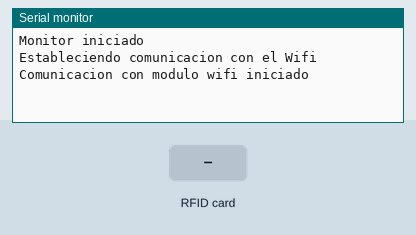
Recording of a sketch running on a simulated Arduino Uno, built with avr-gcc and run on an emulated ATmega328P. Shown: the last lines printed to the serial monitor. Inputs (shaded band) come from the test bench. The modem accepts every AT command (registered, SIM ready, sends succeed) and sends nothing else.

Above: at 1.4 s.
1.5 s: RFID card 5E 7A 19 C4 held to the reader
At 1.63 s:
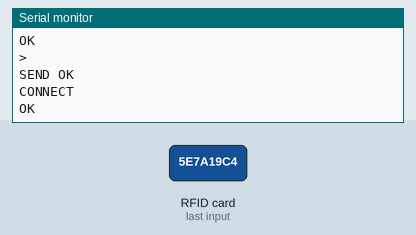
At 3.0 s:
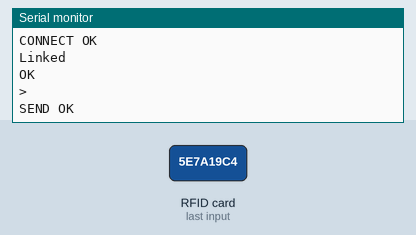

Measured:
- after the input at 1.5 s, the serial monitor: prints a new line at once (image 1)

The sketch:

AV_GAMES_1-1.ino
```cpp
#include <SoftwareSerial.h>

//rfid
#include <SPI.h>
#include <MFRC522.h>

#define RST_PIN  9    //Pin 9 para el reset del RC522
#define SS_PIN  10   //Pin 10 para el SS (SDA) del RC522
MFRC522 mfrc522(SS_PIN, RST_PIN); //Creamos el objeto para el RC522

//fin rfid
String respuestaWifi;
char caracterMonitor;
String recibidoMonitor;
String tarjetaRfid;
byte ActualUID[4]; //almacenará el código del Tag leído
//SoftwareSerial esp8266(10, 11);
SoftwareSerial esp8266(3, 4);

void setup() {
  iniciarRfid();
  iniciarPantallaMonitor();
  iniciarComunicacionRxTxWifi();
  iniciarComandosAT();
}

void loop() {
        if ( mfrc522.PICC_IsNewCardPresent())
        {
          procesarTarjeta();

        }

 //if (esp8266.available()) {
  //            Serial.write(esp8266.read());
   //  }

  if (Serial.available()) {
    recibidoMonitor = Serial.readStringUntil('\n');
    //Serial.println(recibidoMonitor.length()); //esto muestra en el monitor
    enviarServer(recibidoMonitor);
  }


}


void iniciarRfid(){
  SPI.begin();        //Iniciamos el Bus SPI
  mfrc522.PCD_Init(); // Iniciamos  el MFRC522
  Serial.println("Lectura del UID");
  }

void iniciarPantallaMonitor(){
 Serial.begin(115200);
  while (!Serial) {
    ; // wait for serial port to connect. Needed for native USB port only
  }
  Serial.println("Monitor iniciado");
  }

void iniciarComunicacionRxTxWifi(){
  Serial.println("Estableciendo comunicacion con el Wifi");
  esp8266.begin(115200);
  while (!esp8266) {
    ; // wait for serial port to connect. Needed for native USB port only
  }
  Serial.println("Comunicacion con modulo wifi iniciado");
  }

void enviarServer(String mensaje){
  esp8266.write("AT+CIPSTART=\"TCP\",\"192.168.1.4\",2828\r\n");
  delay(50);

  String stringLength="AT+CIPSEND=";
  stringLength +=String(mensaje.length());
  stringLength +="\r\n";
  esp8266.print(stringLength);
  //esp8266.println(cad2);
  delay(50);
  esp8266.print(mensaje+"\r\n");
 }


void iniciarComandosAT(){
   esp8266.write("AT+CIPSTART=\"TCP\",\"192.168.1.4\",2828\r\n");
  delay(100);
  esp8266.write("AT+CIPSEND=18\r\n");
  delay(100);
  esp8266.write("hola desde arduino\r\n");
  }

void procesarTarjeta(){
       if ( mfrc522.PICC_ReadCardSerial())
                {
                      // Enviamos serialemente su UID
                      //Serial.print("Card UID:");
                      for (byte i = 0; i < mfrc522.uid.size; i++) {
                              //tarjetaRfid += mfrc522.uid.uidByte[i] < 0x10 ? " 0" : " ";
                              //tarjetaRfid += mfrc522.uid.uidByte[i], HEX;
                             //Serial.print(mfrc522.uid.uidByte[i] < 0x10 ? " 0" : " ");
                              Serial.print(mfrc522.uid.uidByte[i], HEX);
                              ActualUID[i]=(mfrc522.uid.uidByte[i]);
                      }
                      tarjetaRfid =  String(ActualUID[0], HEX) + String(ActualUID[1], HEX) + String(ActualUID[2], HEX) + String(ActualUID[3], HEX);
                      tarjetaRfid.toUpperCase();
                      enviarServer(tarjetaRfid);

                       while (esp8266.available()) {
                        Serial.write(esp8266.read());
                      }
                      //while (esp8266.read()>0){
                       // Serial.write(esp8266.read());
                        //}


                      // Terminamos la lectura de la tarjeta  actual
                      mfrc522.PICC_HaltA();

                }
  }

void temp(){
    // set the data rate for the SoftwareSerial port
  esp8266.begin(115200);

  //esp8266.write("AT\r\n");
  //esp8266.write("AT+CIPSTATUS\r\n"); // aparentemen \r\n indica fin de linea

  esp8266.write("AT+CIPSTART=\"TCP\",\"192.168.1.4\",2828\r\n");
  delay(1000);
  esp8266.write("AT+CIPSEND=18\r\n");
  delay(1000);
  esp8266.write("hola desde arduino\r\n");
  }

  void temp2(){
       // Revisamos si hay nuevas tarjetas  presentes
  if ( mfrc522.PICC_IsNewCardPresent())
        {
      //Seleccionamos una tarjeta
            if ( mfrc522.PICC_ReadCardSerial())
            {
                  // Enviamos serialemente su UID
                 // Serial.print("Card UID:");
                  for (byte i = 0; i < mfrc522.uid.size; i++) {
                          Serial.print(mfrc522.uid.uidByte[i] < 0x10 ? " 0" : " ");
                          Serial.print(mfrc522.uid.uidByte[i], HEX);
                  }
                  Serial.println();
                  // Terminamos la lectura de la tarjeta  actual
                  mfrc522.PICC_HaltA();
            }
            enviarServer("rfid");

  }
    }
```
